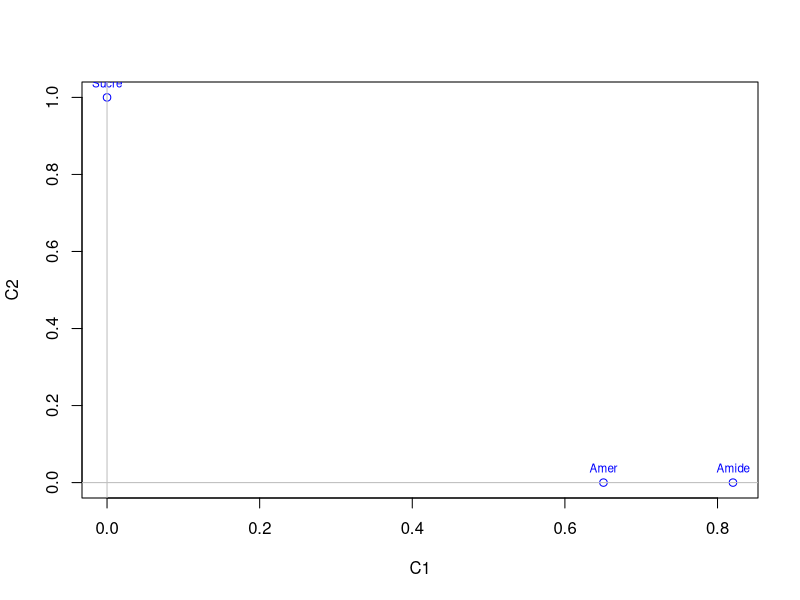
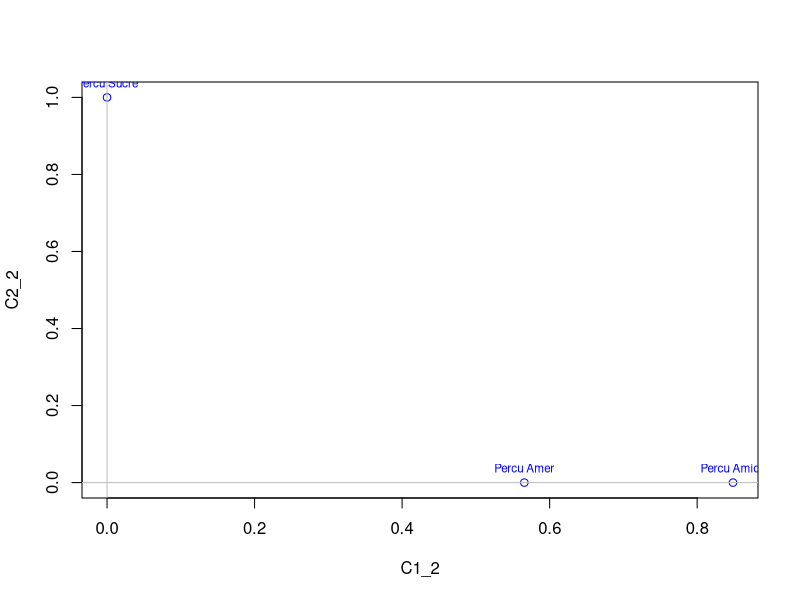
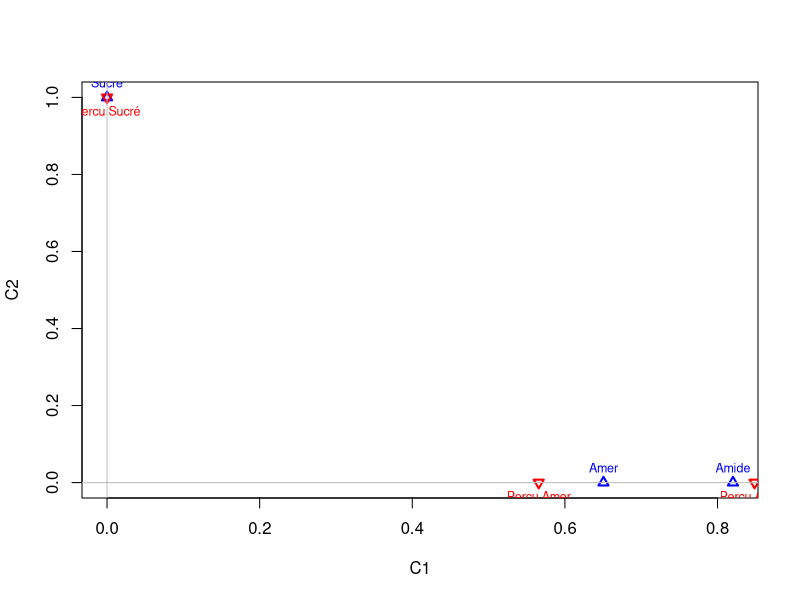

The R source for these figures, in order: (Note: this script raises an error after producing the figures.)
X <- matrix(c(10, 0, 0, 0, 9, 3, 0, 1, 7), nrow = 3, ncol = 3)

# Add column names
colnames(X) <- c("Percu Sucré", "Percu Amide", "Percu Amer")

# Add row names
rownames(X) <- c("Sucré", "Amide", "Amer")

# If you want to create a table from the matrix
V0 <- as.table(X)

k <- 10
V <- V0 / k
print(V)

I <- 3
J <- 3

Dn <- diag(I)

rownames(Dn) <- c("Sucré", "Amide", "Amer")
colnames(Dn) <- c("Sucré", "Amide", "Amer")

Dp <- diag(J)

rownames(Dp) <- c("Percu Sucré", "Percu Amide", "Percu Amer")
colnames(Dp) <- c("Percu Sucré", "Percu Amide", "Percu Amer")

for (i in 1:I) {
  S <- 0
  for (j in 1:J) {
    S <- S + V[i, j]
  }
  Dn[i, i] <- S
}

for (j in 1:J) {
  S <- 0
  for (i in 1:I) {
    S <- S + V[i, j]
  }
  Dp[j, j] <- S
}

print(Dn)
print(Dp)

line_profiles <- solve(Dn) %*% V
print(line_profiles)

column_profiles <- solve(Dp) %*% t(V)
print(column_profiles)

S <- t(V) %*% line_profiles %*% solve(Dp)

A <- sqrt(solve(Dp)) %*% t(V) %*% line_profiles %*% sqrt(solve(Dp))
print(A)

decomp1 <- eigen(A)
eigen_values1 <- decomp1$values
eigen_vectors1 <- decomp1$vectors

print(eigen_values1)
print(eigen_vectors1)
u1 <- sqrt(Dp) %*% eigen_vectors1[, 1]
u2 <- sqrt(Dp) %*% eigen_vectors1[, 2]

C1 <- V %*% u1
C2 <- V %*% u2

plot(C1, C2, type = "p", col = "blue")
text(C1, C2, rownames(V), cex = 0.7, pos = 3, col = "blue")
abline(h = 0, col = "gray")
abline(v = 0, col = "gray")

T <- V %*% column_profiles %*% solve(Dn)

A2 <- sqrt(solve(Dn)) %*% V %*% column_profiles %*% sqrt(solve(Dn))
svd(A2)
print(A2)

decomp2 <- eigen(A2)
eigen_values2 <- decomp2$values
eigen_vectors2 <- decomp2$vectors

print(eigen_values2)
print(eigen_vectors2)
v1 <- sqrt(Dn) %*% eigen_vectors2[, 1]
v2 <- sqrt(Dn) %*% eigen_vectors2[, 2]

C1_2 <- t(V) %*% v1
C2_2 <- t(V) %*% v2

plot(C1_2, C2_2, type = "p", col = "blue")
text(C1_2, C2_2, colnames(V), cex = 0.7, pos = 3, col = "blue")
abline(h = 0, col = "gray")
abline(v = 0, col = "gray")

# All points in the same plot
plot(C1, C2, pch = 24, cex = 1, col = "blue", lwd = 2)
text(C1, C2, rownames(V), cex = 0.75, col = "blue", pos = 3)
points(C1_2, C2_2, pch = 25, cex = 1, col = "red", lwd = 2)
text(C1_2, C2_2, colnames(V), cex = 0.75, col = "red", pos = 1)
abline(h = 0, col = "gray")
abline(v = 0, col = "gray")


# Nouvelles coordonnées dans Rp
co_lignes2 <- V %*% sqrt(Dp) %*% eigen_vectors1

# Nouvelles coordonnées dans Rn
co_colonnes2 <- t(V) %*% sqrt(Dn) %*% eigen_vectors2

quality <- function(n, i, k) {
  A <- sum((n[i, ]^2))
  B <- sum((n[i, 1:k]^2))
  return(B / A)
}

# Qualité des projections sur Rp
quality1 <- rep(0, 3)

for (i in 1:7) {
  quality1[i] <- quality(co_lignes2, i, 2)
}

# Qualité des projections sur Rp
quality2 <- rep(0, 3)

for (i in 1:3) {
  quality2[i] <- quality(co_colonnes2, i, 2)
}

print(quality1)
print(quality2)
